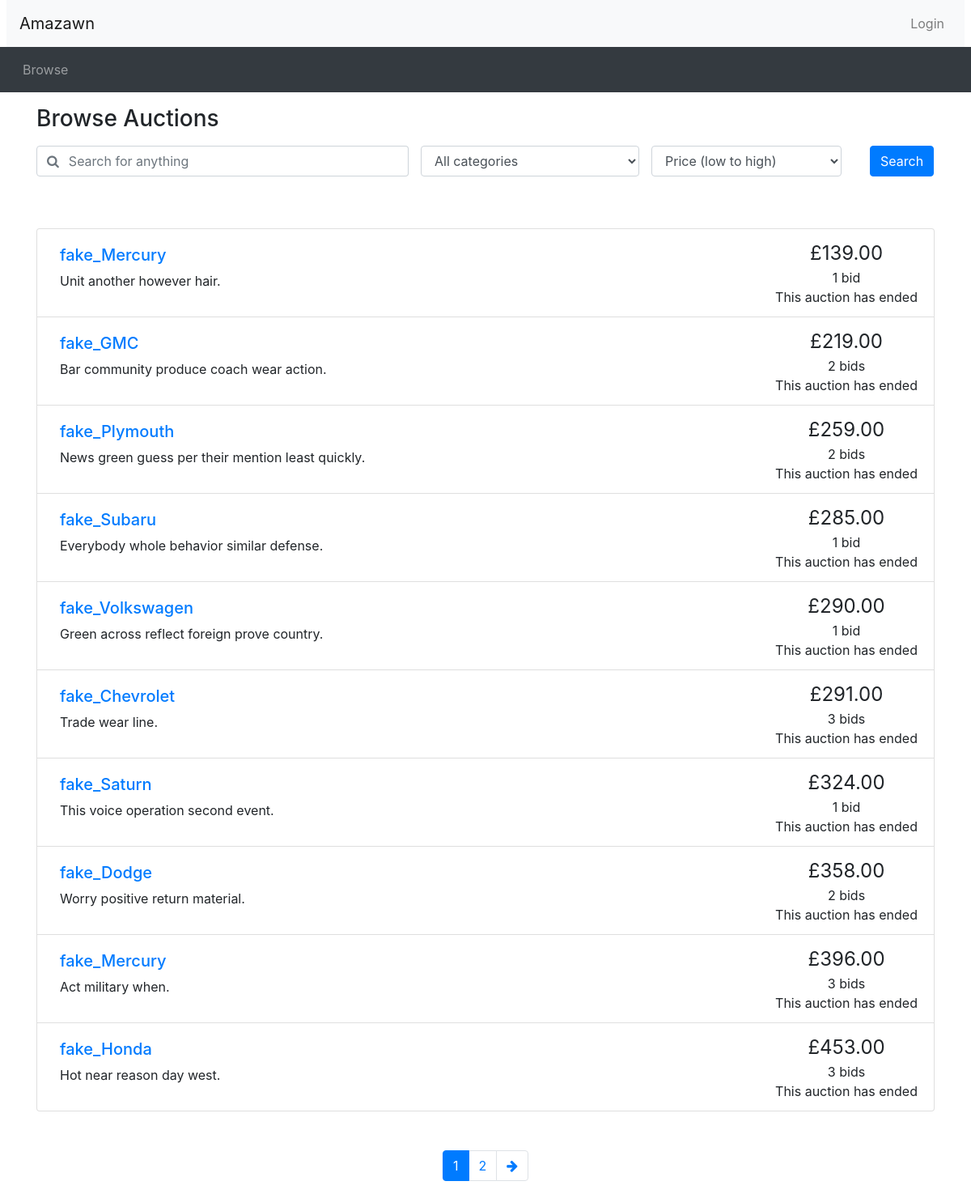
Screenshot of /browse.php with the database file from the repository.
### tables this page shows
CREATE TABLE `Auction` (
  `auctionId` int(11) NOT NULL,
  `sellerId` varchar(255) DEFAULT NULL,
  `itemName` varchar(255) NOT NULL,
  `reservePrice` int(11) UNSIGNED NOT NULL,
  `startingPrice` int(11) UNSIGNED NOT NULL,
  `itemDescription` text NOT NULL,
  `itemCat` varchar(127) NOT NULL,
  `endDate` date NOT NULL,
  `status` tinyint(1) NOT NULL DEFAULT '1'
);

### includes/db_utils.php (called while the page is built, shortened)
<?php
    $SERV = getenv('SERV') ?: "localhost";
    $USER = 'root';
    $PASS = getenv('PASS') ?: "";
    $DB = getenv('DB') ?: "comp0178db";
    function get_conn(){
        global $SERV, $USER, $PASS, $DB;
        $conn = new mysqli($SERV, $USER, $PASS);
        $conn->select_db($DB);
        return $conn;
    }
    function query_database($sql) {
        $conn = get_conn();
        $result = mysqli_query($conn, $sql)
            or die('Error making query' . mysqli_error($conn));
        return $result;
    }
?>

### utilities.php (the view, shortened to what this page needs)
<?php
function print_listing_li($item_id, $title, $desc, $price, $num_bids, $end_time)
{
  if (strlen($desc) > 250) {
    $desc_shortened = substr($desc, 0, 250) . '...';
  }
  else {
    $desc_shortened = $desc;
  }
  if ($num_bids == 1) {
    $bid = ' bid';
  }
  else {
    $bid = ' bids';
  }
  $now = new DateTime();
  if ($now > $end_time) {
    $time_remaining = 'This auction has ended';
  }
  else {
    $time_to_end = date_diff($now, $end_time);
    $time_remaining = display_time_remaining($time_to_end) . ' remaining';
  }
  echo('
    <li class="list-group-item d-flex justify-content-between">
    <div class="p-2 mr-5"><h5><a href="listing.php?item_id=' . $item_id . '">' . $title . '</a></h5>' . $desc_shortened . '</div>
    <div class="text-center text-nowrap"><span style="font-size: 1.5em">£' . number_format($price, 2) . '</span><br/>' . $num_bids . $bid . '<br/>' . $time_remaining . '</div>
  </li>'
  );
}

### browse.php (shortened to what this page needs)
<?php include_once("header.php")?>
<?php require("utilities.php")?>
<div class="container">
<h3 class="my-3">Browse Auctions</h3>
<div id="searchSpecs">
<form method="get" action="browse.php" id="form">
  <div class="row">
    <div class="col-md-5 pr-0">
      <div class="form-group">
	    <div class="input-group">
          <div class="input-group-prepend">
            <span class="input-group-text bg-transparent pr-0 text-muted">
              <i class="fa fa-search"></i>
            </span>
          </div>
          <input type="text" class="form-control border-left-0" id="keyword" name="keyword" placeholder="Search for anything"
            value="<?php echo $_GET['keyword'] ?: '' ?>"
          >
        </div>
      </div>
    </div>
    <div class="col-md-3 pr-0">
      <div class="form-group">
        <select class="form-control" id="cat" name="cat" onchange="handleSelectCat();">
          <?php
              echo ("<option id='all' value='all'>All categories</option>");
          ?>
        </select>
      </div>
    </div>
    <div class="col-md-3 pr-0">
      <div class="form-inline">
        <select class="form-control" id="order_by" name='order_by' onchange="handleSelectOrder();">
          <option value="pricelow" id='pricelow'>Price (low to high)</option>
        </select>
      </div>
    </div>
    <div class="col-md-1 px-0">
      <button type="submit" class="btn btn-primary">Search</button>
    </div>
  </div>
</form>
</div>
</div>
<?php
  $keyword = $_GET['keyword'] ?? "";
  $ordering = $_GET['order_by'] ?? "pricelow";
  $curr_page = $_GET['page'] ?? 1;
  $find_auctions_query = "
    SELECT A1.auctionId, A1.itemName, A1.itemDescription, SQ.maxBidPrice, SQ.numBids, A1.endDate
    FROM Auction as A1,
        (
        SELECT B.auctionId, MAX(bidPrice) as maxBidPrice, COUNT(DISTINCT B.id) as numBids
        FROM Auction as A2, Bid as B
        GROUP BY B.auctionId
        ) as SQ
    WHERE A1.auctionId = SQ.auctionId
  ";
  $find_auctions_query .= " AND (itemName LIKE '%{$keyword}%' OR itemDescription LIKE '%{$keyword}%')";
  switch ($ordering) {
    case 'pricelow':
      $find_auctions_query .= ' ORDER BY maxBidPrice ASC';
      break;
  }
  $num_results = mysqli_num_rows(query_database($find_auctions_query));
  $results_per_page = 10;
  $max_page = ceil($num_results / $results_per_page);
  $page_start_index = ($curr_page-1) * $results_per_page;
  $find_auctions_query .= " LIMIT " . $page_start_index . ',' . $results_per_page;
  $found_auctions = query_database($find_auctions_query);
?>
<div class="container mt-5">
<ul class="list-group">
<?php
  while($row = mysqli_fetch_array($found_auctions)) {
    print_listing_li($row['auctionId'], $row['itemName'], $row['itemDescription'], $row['maxBidPrice'], $row['numBids'], $row['endDate']);
  }
?>
</ul>
<nav aria-label="Search results pages" class="mt-5">
  <ul class="pagination justify-content-center">
<?php
  $querystring = "";
  $high_page_boost = max(3 - $curr_page, 0);
  $low_page_boost = max(2 - ($max_page - $curr_page), 0);
  $low_page = max(1, $curr_page - 2 - $low_page_boost);
  $high_page = min($max_page, $curr_page + 2 + $high_page_boost);
  for ($i = $low_page; $i <= $high_page; $i++) {
    if ($i == $curr_page) {
      echo('
    <li class="page-item active">');
    }
    else {
      echo('
    <li class="page-item">');
    }
    echo('
      <a class="page-link" href="browse.php?' . $querystring . 'page=' . $i . '">' . $i . '</a>
    </li>');
  }
  if ($curr_page != $max_page) {
    echo('
    <li class="page-item">
      <a class="page-link" href="browse.php?' . $querystring . 'page=' . ($curr_page + 1) . '" aria-label="Next">
        <span aria-hidden="true"><i class="fa fa-arrow-right"></i></span>
        <span class="sr-only">Next</span>
      </a>
    </li>');
  }
?>
  </ul>
</nav>
</div>
<?php include_once("footer.php")?>

### rows the page displays
auction: itemName "fake_Mercury", itemDescription "Unit another however hair.", price "139.00", num_bids "1", bid "bid", endDate "This auction has ended"
auction: itemName "fake_GMC", itemDescription "Bar community produce coach wear action.", price "219.00", num_bids "2", bid "bids", endDate "This auction has ended"
auction: itemName "fake_Plymouth", itemDescription "News green guess per their mention least quickly.", price "259.00", num_bids "2", bid "bids", endDate "This auction has ended"
auction: itemName "fake_Subaru", itemDescription "Everybody whole behavior similar defense.", price "285.00", num_bids "1", bid "bid", endDate "This auction has ended"
auction: itemName "fake_Volkswagen", itemDescription "Green across reflect foreign prove country.", price "290.00", num_bids "1", bid "bid", endDate "This auction has ended"
auction: itemName "fake_Chevrolet", itemDescription "Trade wear line.", price "291.00", num_bids "3", bid "bids", endDate "This auction has ended"
auction: itemName "fake_Saturn", itemDescription "This voice operation second event.", price "324.00", num_bids "1", bid "bid", endDate "This auction has ended"
auction: itemName "fake_Dodge", itemDescription "Worry positive return material.", price "358.00", num_bids "2", bid "bids", endDate "This auction has ended"
auction: itemName "fake_Mercury", itemDescription "Act military when.", price "396.00", num_bids "3", bid "bids", endDate "This auction has ended"
auction: itemName "fake_Honda", itemDescription "Hot near reason day west.", price "453.00", num_bids "3", bid "bids", endDate "This auction has ended"
